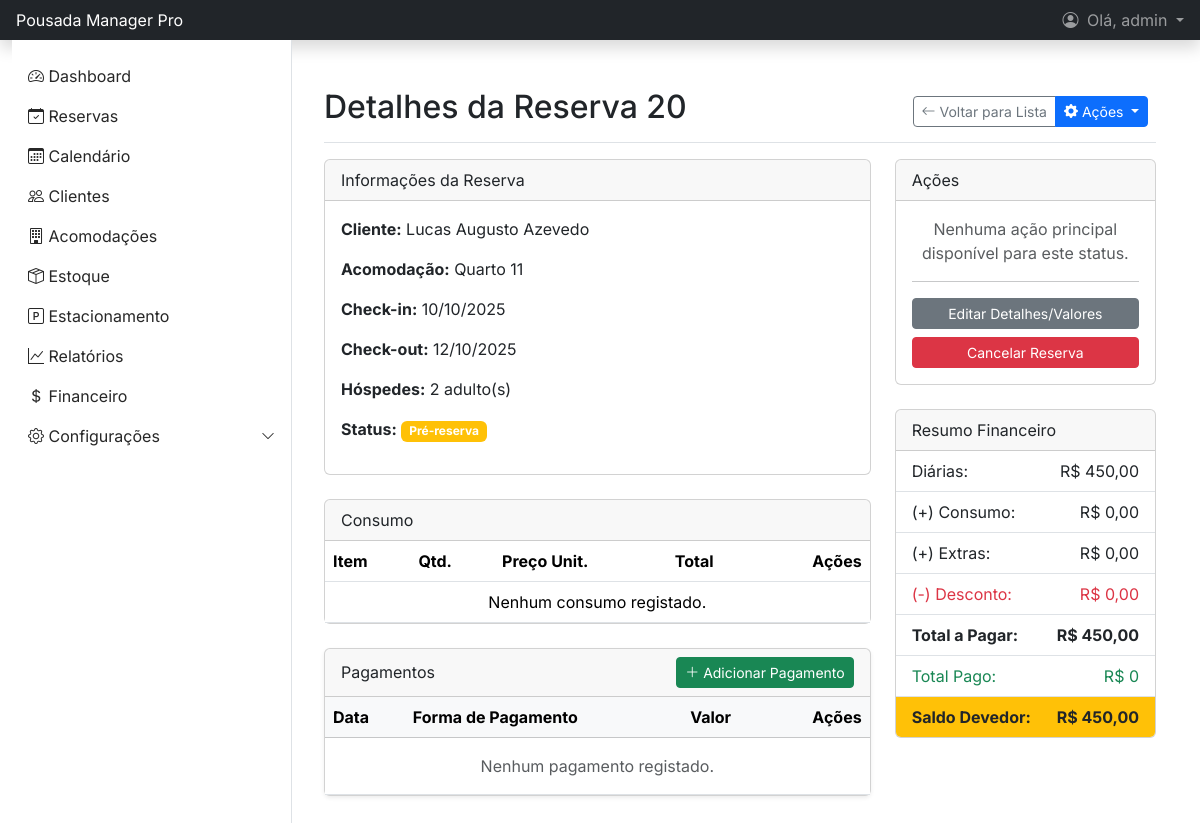
Page /reservas/20/ (signed in) on the earlier database version.
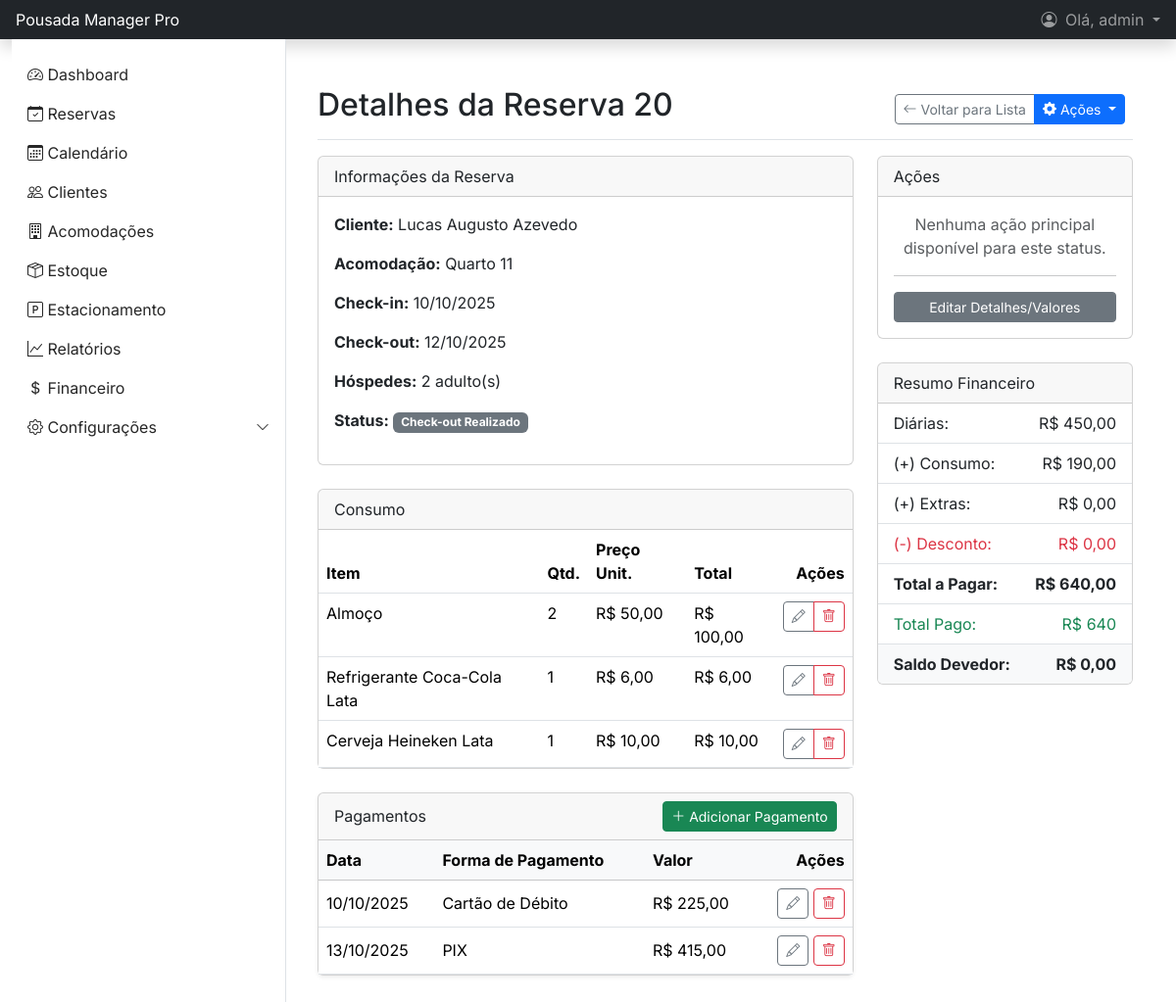
Same page on the later database version.
### gestao/models.py (models this page shows, shortened)
class Reserva(models.Model):
    STATUS_CHOICES = (
        ('pre_reserva', 'Pré-reserva'),
        ('confirmada', 'Confirmada'),
        ('checkin', 'Check-in Realizado'),
        ('checkout', 'Check-out Realizado'),
        ('cancelada', 'Cancelada'),
    )
    cliente = models.ForeignKey(Cliente, on_delete=models.CASCADE, related_name='reservas')
    acomodacao = models.ForeignKey(Acomodacao, on_delete=models.CASCADE, related_name='reservas')
    data_checkin = models.DateTimeField()
    data_checkout = models.DateTimeField()
    data_reserva = models.DateTimeField(auto_now_add=True)
    status = models.CharField(max_length=20, choices=STATUS_CHOICES, default='pre_reserva')
    num_adultos = models.PositiveIntegerField("N° Adultos", default=1, help_text="N° de adultos") # Atualizado 18.09.25
    num_criancas_5 = models.PositiveIntegerField("N° Crianças até 5 anos", default=0, help_text="Crianças até 5 anos") # Atualizado 18.09.25
    num_criancas_12 = models.PositiveIntegerField("N° Crianças de 6 a 12 anos", default=0, help_text="Crianças de 6 a 12 anos") # Atualizado 18.09.25
    valor_total_diarias = models.DecimalField(max_digits=10, decimal_places=2, default=0.0)
    placa_automovel = models.CharField(max_length=15, null=True, blank=True, verbose_name="Placa do Automóvel") # Atualizado 06.10.25
    history = HistoricalRecords()
    valor_consumo = models.DecimalField(max_digits=10, decimal_places=2, default=0.0)
    desconto = models.DecimalField(max_digits=10, decimal_places=2, default=0.0)
    valor_extra = models.DecimalField(max_digits=10, decimal_places=2, default=0.0, help_text="Taxas ou valores adicionais.")
    valor_total_pago = models.DecimalField(max_digits=10, decimal_places=2, null=True, blank=True)
    def total_a_pagar(self):
        return self.valor_total_diarias + self.valor_consumo - self.desconto + self.valor_extra
    def total_pago(self):
        return self.pagamentos.aggregate(Sum('valor'))['valor__sum'] or 0
    def saldo_devedor(self):
        return self.total_a_pagar() - self.total_pago()
    @property
    def status_color(self):
        status_map = {
            'cancelada': '#dc3545',   # Cinza (Bootstrap Secondary)
            'checkin': '#0dcaf0',     # Azul Claro (Bootstrap Info)
            'checkout': '#6c757d',    # Vermelho (Bootstrap Danger)
            'confirmada': '#198754',  # Verde (Bootstrap Success)
            'pre_reserva': '#ffc107', # Amarelo (Bootstrap Warning)
        }
        return status_map.get(self.status, '#6c757d') # Retorna cinza como padrão

class Cliente(models.Model):
    SEXO_CHOICES = (
        ('Masculino', 'Masculino'),
        ('Feminino', 'Feminino'),
        ('Outro', 'Outro'),
    )
    nome_completo = models.CharField(max_length=150)
    cpf = models.CharField(max_length=14, unique=True, help_text="Formato: 000.000.000-00")
    email = models.EmailField(unique=True, null=True, blank=True)
    telefone = models.CharField(max_length=20)
    data_cadastro = models.DateTimeField(auto_now_add=True)
    data_nascimento = models.DateField(null=True, blank=True) # Atualizado 18.09.25
    cep = models.CharField(max_length=9, null=True, blank=True, help_text="Formato: 00000-000") # Atualizado 18.09.25
    logradouro = models.CharField(max_length=255, null=True, blank=True, verbose_name="Rua/Logradouro") # Atualizado 18.09.25
    numero = models.CharField(max_length=20, null=True, blank=True) # Atualizado 18.09.25
    complemento = models.CharField(max_length=100, null=True, blank=True) # Atualizado 18.09.25
    bairro = models.CharField(max_length=100, null=True, blank=True) # Atualizado 18.09.25
    cidade = models.CharField(max_length=100, null=True, blank=True) # Atualizado 18.09.25
    estado = models.CharField(max_length=2, null=True, blank=True, verbose_name="UF") # Atualizado 18.09.25
    foto = models.ImageField(upload_to='clientes_fotos/', null=True, blank=True, verbose_name="Foto do Cliente") # Atualizado 24.09.25
    sexo = models.CharField(max_length=10, choices=SEXO_CHOICES, null=True, blank=True) # Atualizado 09.10.25
    history = HistoricalRecords()

class Acomodacao(models.Model):
    STATUS_CHOICES = (
        ('disponivel', 'Disponível'),
        ('ocupado', 'Ocupado'),
        ('manutencao', 'Em Manutenção'),
        ('limpeza', 'Limpeza'),
    )
    numero = models.CharField(max_length=10, unique=True)
    tipo = models.ForeignKey(TipoAcomodacao, on_delete=models.PROTECT, related_name='acomodacoes')
    descricao = models.TextField(null=True, blank=True)
    capacidade = models.PositiveIntegerField(default=1, help_text="Número máximo de hóspedes.")
    qtd_camas = models.PositiveIntegerField(default=1, help_text="Quantidade de camas no quarto.")
    status = models.CharField(max_length=20, choices=STATUS_CHOICES, default='disponivel')
    history = HistoricalRecords()
    @property
    def nome_display(self):
        if self.numero in ('1', '2'):
            return f"Chalé {self.numero}"
        else:
            return f"Quarto {self.numero}"

class Consumo(models.Model):
    reserva = models.ForeignKey(Reserva, on_delete=models.CASCADE, related_name='consumos')
    item = models.ForeignKey(ItemEstoque, on_delete=models.CASCADE)
    quantidade = models.PositiveIntegerField()
    preco_unitario = models.DecimalField(max_digits=10, decimal_places=2, help_text="Preço do item no momento do consumo")
    data_consumo = models.DateTimeField(auto_now_add=True)
    history = HistoricalRecords()
    def total(self):
        return self.quantidade * self.preco_unitario

class ItemEstoque(models.Model):
    nome = models.CharField(max_length=100)
    descricao = models.TextField(blank=True)
    quantidade = models.PositiveIntegerField(default=0)
    preco_venda = models.DecimalField("Preço de Venda", max_digits=10, decimal_places=2)
    history = HistoricalRecords()

class Pagamento(models.Model):
    reserva = models.ForeignKey(Reserva, on_delete=models.CASCADE, related_name='pagamentos')
    forma_pagamento = models.ForeignKey(FormaPagamento, on_delete=models.PROTECT)
    valor = models.DecimalField(max_digits=10, decimal_places=2)
    data_pagamento = models.DateTimeField(default=timezone.now)
    history = HistoricalRecords()

class FormaPagamento(models.Model):
    nome = models.CharField(max_length=50, unique=True, help_text="Ex: Dinheiro, Cartão de Crédito, PIX")
    history = HistoricalRecords()

### gestao/views.py (the view)
# urls.py: path('reservas/<int:pk>/', views.ReservaDetailView.as_view(), name='reserva_detail'),
class ReservaDetailView(LoginRequiredMixin, PermissionRequiredMixin, DetailView):
    permission_required = 'gestao.view_reserva'
    raise_exception = True
    model = Reserva
    template_name = 'gestao/reserva_detail.html'
    context_object_name = 'reserva'

### templates/gestao/reserva_detail.html (shortened to what the changed rows need)
{% extends 'base.html' %}
{% block content %}
<div class="d-flex justify-content-between flex-wrap flex-md-nowrap align-items-center pt-3 pb-2 mb-3 border-bottom">
    <h1 class="h2">Detalhes da Reserva {{ reserva.pk }}</h1>
    <div class="btn-group me-2">
        <a href="{% url 'reserva_list' %}" class="btn btn-sm btn-outline-secondary">
        </a>
        <button type="button" class="btn btn-sm btn-primary dropdown-toggle" data-bs-toggle="dropdown" aria-expanded="false">
        </button>
    </div>
</div>
<div class="row">
    <div class="col-md-8">
        <div class="card mb-4">
            <div class="card-body">
                <p><strong>Cliente:</strong> {{ reserva.cliente.nome_completo }}</p>
                <p><strong>Acomodação:</strong> {{ reserva.acomodacao.nome_display }}</p>
                <p><strong>Check-in:</strong> {{ reserva.data_checkin|date:"d/m/Y" }}</p>
                <p><strong>Check-out:</strong> {{ reserva.data_checkout|date:"d/m/Y" }}</p>
                <p><strong>Hóspedes:</strong>
                    {{ reserva.num_adultos }} adulto(s)
                </p>
                <p><strong>Status:</strong>
                    <span class="badge" style="background-color: {{ reserva.status_color }};">
                        {{ reserva.get_status_display }}
                    </span>
                </p>
            </div>
        </div>
        <div class="card mb-4">
            <div class="card-body p-0">
                <table class="table mb-0">
                    <thead>
                        <tr>
                            <th>Item</th>
                            <th>Qtd.</th>
                            <th>Preço Unit.</th>
                            <th>Total</th>
                            <th class="text-end">Ações</th> </tr>
                    </thead>
                    <tbody>
                        {% for consumo in reserva.consumos.all %}
                        <tr>
                            <td>{{ consumo.item.nome }}</td>
                            <td>{{ consumo.quantidade }}</td>
                            <td>R$ {{ consumo.preco_unitario|floatformat:2 }}</td>
                            <td>R$ {{ consumo.total|floatformat:2 }}</td>
                            <td class="text-end">
                                <div class="btn-group">
                                    <a href="{% url 'consumo_edit' consumo.pk %}" class="btn btn-sm btn-outline-secondary" title="Editar Consumo">
                                        <i class="bi bi-pencil"></i>
                                    </a>
                                    <a href="{% url 'consumo_delete' consumo.pk %}" class="btn btn-sm btn-outline-danger" title="Excluir Consumo">
                                        <i class="bi bi-trash"></i>
                                    </a>
                                </div>
                            </td>
                        </tr>
                        {% empty %}
                        <tr>
                            <td colspan="5" class="text-center">Nenhum consumo registado.</td>
                        </tr>
                        {% endfor %}
                    </tbody>
                </table>
            </div>
        </div>
        <div class="card shadow-sm mb-4">
            <div class="card-body p-0">
                <table class="table mb-0 align-middle">
                    <thead class="table-light">
                        <tr>
                            <th>Data</th>
                            <th>Forma de Pagamento</th>
                            <th>Valor</th>
                            <th class="text-end">Ações</th> </tr>
                    </thead>
                    <tbody>
                        {% for pagamento in reserva.pagamentos.all %}
                        <tr>
                            <td>{{ pagamento.data_pagamento|date:"d/m/Y" }}</td>
                            <td>{{ pagamento.forma_pagamento.nome }}</td>
                            <td>R$ {{ pagamento.valor|floatformat:2 }}</td>
                            <td class="text-end">
                                {% if perms.gestao.change_pagamento %}
                                <a href="{% url 'pagamento_edit' pagamento.pk %}" class="btn btn-sm btn-outline-secondary" data-bs-toggle="tooltip" title="Editar"><i class="bi bi-pencil"></i></a>
                                {% endif %}
                                {% if perms.gestao.delete_pagamento %}
                                <a href="{% url 'pagamento_delete' pagamento.pk %}" class="btn btn-sm btn-outline-danger" data-bs-toggle="tooltip" title="Excluir"><i class="bi bi-trash"></i></a>
                                {% endif %}
                            </td>
                        </tr>
                        {% empty %}
                        <tr><td colspan="4" class="text-center text-muted py-3">Nenhum pagamento registado.</td></tr>
                        {% endfor %}
                    </tbody>
                </table>
            </div>
        </div>
    </div>
    <div class="col-md-4">
        <div class="card mb-4">
            <div class="card-body text-center">
                <div class="d-grid gap-2">
                    <a href="{% url 'reserva_edit' reserva.pk %}" class="btn btn-secondary btn-sm">Editar Detalhes/Valores</a>
                    {% if reserva.status != 'cancelada' and reserva.status != 'checkout' %}
                        <a href="{% url 'cancelar_reserva_status' reserva.pk %}" class="btn btn-danger btn-sm">Cancelar Reserva</a>
                    {% endif %}
                </div>
            </div>
        </div>
        <div class="card">
            <ul class="list-group list-group-flush">
                <li class="list-group-item d-flex justify-content-between"><span>Diárias:</span> <span>R$ {{ reserva.valor_total_diarias }}</span></li>
                <li class="list-group-item d-flex justify-content-between"><span>(+) Consumo:</span> <span>R$ {{ reserva.valor_consumo }}</span></li>
                <li class="list-group-item d-flex justify-content-between"><span>(+) Extras:</span> <span>R$ {{ reserva.valor_extra }}</span></li>
                <li class="list-group-item d-flex justify-content-between text-danger"><span>(-) Desconto:</span> <span>R$ {{ reserva.desconto }}</span></li>
                <li class="list-group-item d-flex justify-content-between fw-bold"><span>Total a Pagar:</span> <span>R$ {{ reserva.total_a_pagar }}</span></li>
                <li class="list-group-item d-flex justify-content-between text-success"><span>Total Pago:</span> <span>R$ {{ reserva.total_pago }}</span></li>
                <li class="list-group-item d-flex justify-content-between fw-bold {% if reserva.saldo_devedor > 0 %}bg-warning{% else %}bg-light{% endif %}">
                    <span>Saldo Devedor:</span> <span>R$ {{ reserva.saldo_devedor }}</span>
                </li>
            </ul>
        </div>
    </div>
</div>
{% endblock %}

Differences in the rows shown:
changed Reserva "Lucas Augusto Azevedo": status "Pré-reserva" → "Check-out Realizado"; valor_consumo "0,00" → "190,00"; total_a_pagar "450,00" → "640,00"; total_pago "0" → "640"; saldo_devedor "450,00" → "0,00"
added Consumo: item.nome "Almoço", quantidade "2", preco_unitario "50,00", total "100,00"
added Consumo: item.nome "Refrigerante Coca-Cola Lata", quantidade "1", preco_unitario "6,00", total "6,00"
added Consumo: item.nome "Cerveja Heineken Lata", quantidade "1", preco_unitario "10,00", total "10,00"
added Pagamento: data_pagamento "10/10/2025", forma_pagamento.nome "Cartão de Débito", valor "225,00"
added Pagamento: data_pagamento "13/10/2025", forma_pagamento.nome "PIX", valor "415,00"
Other differences:
text no longer shown: "Nenhum consumo registado. Nenhum pagamento registado. Cancelar Reserva"
